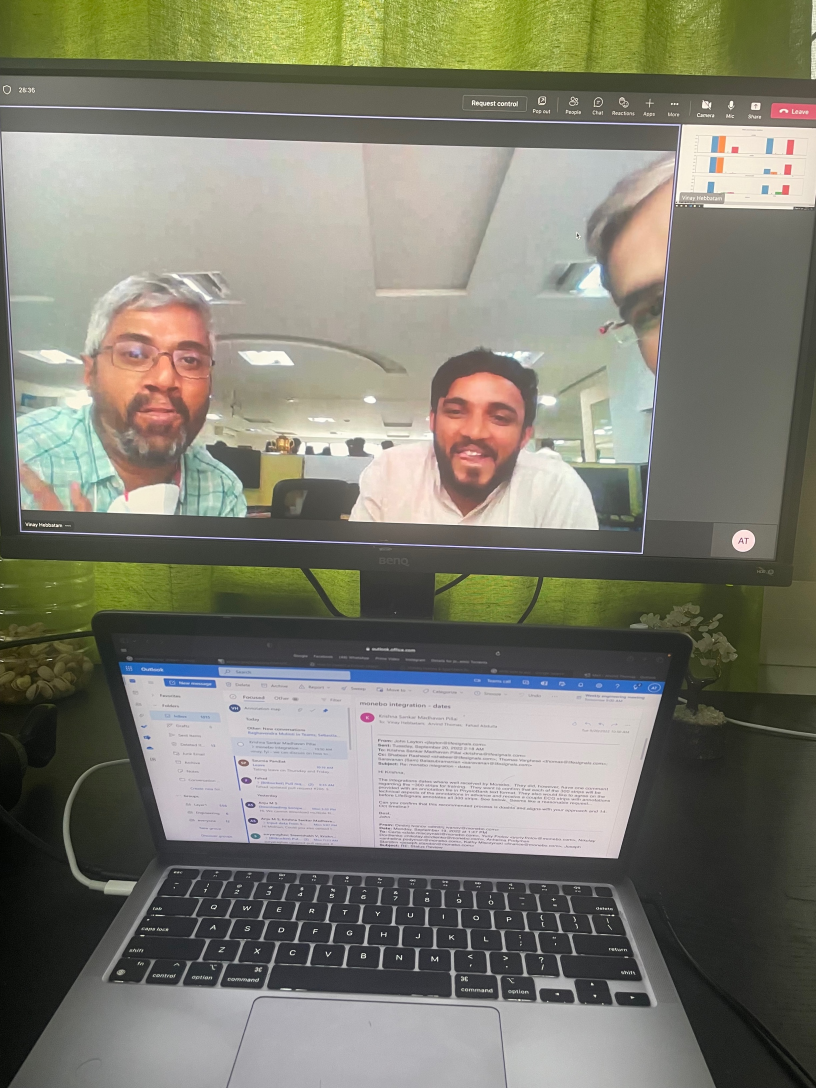
#> input picture Inference/Office_Image.jpeg, 2448 x 3264 px (shown at 1/3 size)
$ jupyter execute --allow-errors yolo_predictions.ipynb
#> lines starting #> are read from the running program, lines starting #| are printed output that depends on the picture
[cell 1]
import cv2
import numpy as np
import os
import yaml
from yaml.loader import SafeLoader
import matplotlib.pyplot as plt

[cell 2]
#Load YAML
with open('data.yaml', mode='r') as f:
    data_yaml = yaml.load(f, Loader=SafeLoader)

labels = data_yaml['names']
print(labels)

#> (a cell that did not finish here is left out)

[cell 4]
img = cv2.imread('./Office_Image.jpeg')
#> img is the input picture: shape (3264, 2448, 3); mean B, G, R 113.6, 126.8, 127.6
image = img.copy()
row, col, d = image.shape
#> row = 3264; col = 2448; d = 3

#getting yolo prediction from the image

#step-1: convert image into square image
max_rc = max(row, col)
#> max_rc = 3264
input_image = np.zeros((max_rc, max_rc, 3), dtype=np.uint8)
input_image[0:row, 0:col] = image
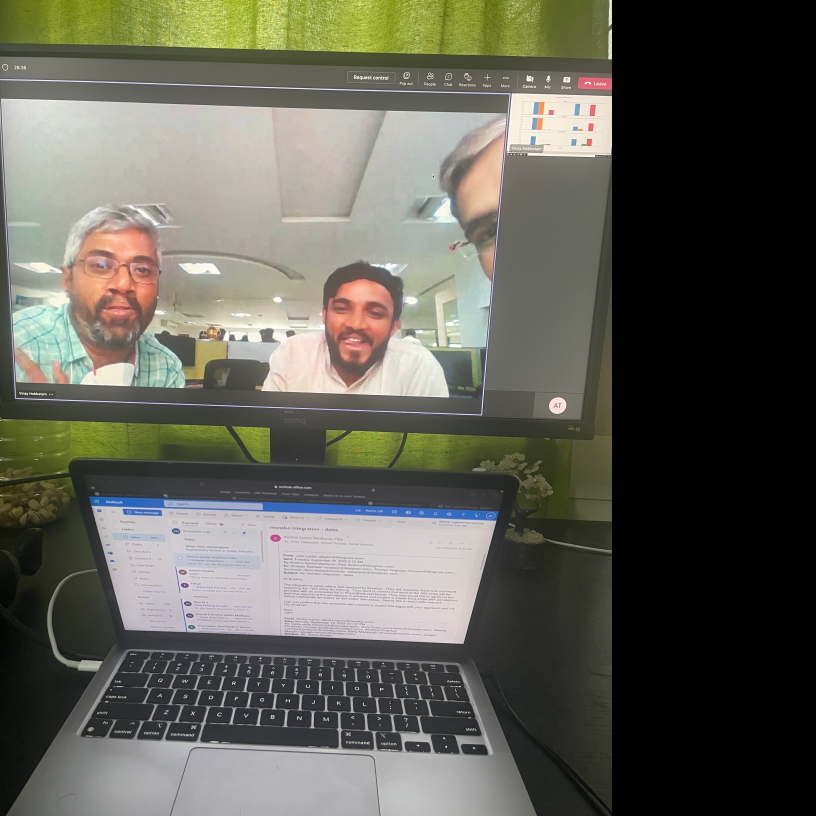
#> input_image: shape (3264, 3264, 3) (shown at 1/4 size); mean B, G, R 85.2, 95.1, 95.7

INPUT_WH_YOLO = 640

#step-2: get predictions
blob = cv2.dnn.blobFromImage(input_image, 1/255, (INPUT_WH_YOLO, INPUT_WH_YOLO), swapRB=True, crop=False)
#> (the rest of this cell did not finish here and is left out)

#> (a cell that did not finish here is left out)

#> (a cell that did not finish here is left out)

#> (a cell that did not finish here is left out)

#> (a cell that did not finish here is left out)

[cell 9]
plt.figure(figsize=(12, 8))
plt.imshow(cv2.cvtColor(input_image, cv2.COLOR_BGR2RGB))
plt.axis('off')  # Optional, to hide the axis
plt.show()

plt.figure(figsize=(12, 8))
plt.imshow(cv2.cvtColor(image, cv2.COLOR_BGR2RGB))
plt.axis('off')  # Optional, to hide the axis
plt.savefig('office_image_prediction.png')
plt.show()
